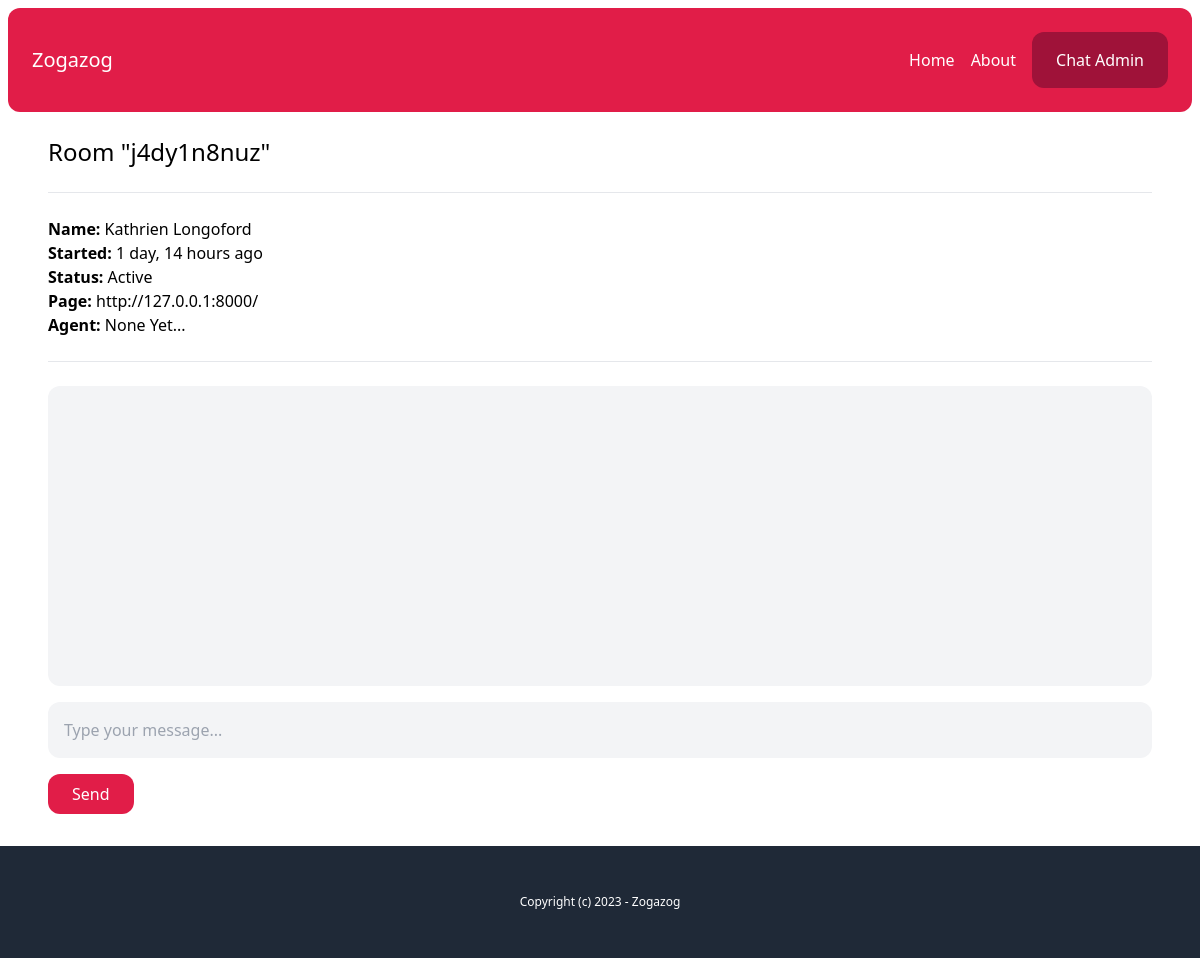
Before: /chat-room/j4dy1n8nuz/ (signed in) with the older database file.
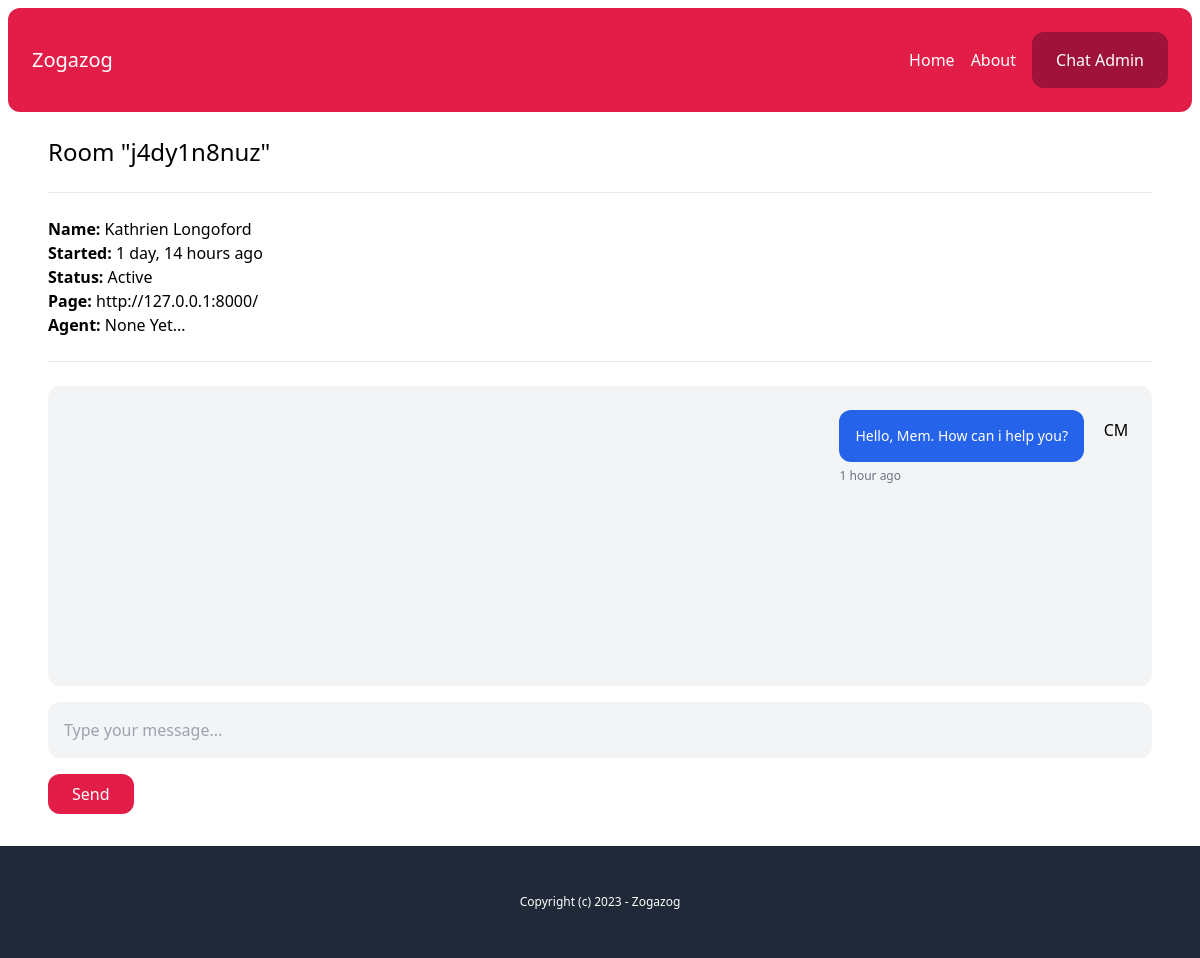
After: the same page with the newer database file.
### chat/models.py (models this page shows, shortened)
class Message(models.Model):
    body = models.TextField(_("Message"))
    send_by = models.CharField(_("Send By"), max_length=255)
    created_at = models.DateTimeField(_("Created At"), auto_now=False, auto_now_add=True)
    created_by = models.ForeignKey(User,blank=True,null=True, on_delete=models.SET_NULL)
    class Meta:
        ordering = ('created_at',)

### chat/views.py (the view)
# urls.py: path('chat-room/<str:uuid>/', views.room, name="chat-room"),
@login_required
def room(request,uuid):
    room = Room.objects.get(uuid=uuid)
    if room.status == Room.WAITING:
        room.status = Room.ACTIVE
        room.agent = request.user
        room.save()
    return render(request, 'chat/room.html', {'room': room})

### chat/templatetags/chatextras.py (called while the page is built)
@register.filter(name='initials')
def initials(value):
    initials = ''
    for name in value.split(" "):
        if name and len(initials) < 3:
            initials += name[0].upper()
    return initials

### chat/templates/chat/room.html (shortened to what this page needs)
{% extends "core/base.html" %}
{% load static chatextras  %}
{% block content %}
    <h1 class="text-2xl">Room "{{room.uuid}}"</h1>
    <hr class="my-6">
    <p class="mb-6">
        <b>Name: </b> {{room.client}} <br>
        <b>Started: </b> {{room.created_at|timesince}} ago <br>
        <b>Status: </b> {{room.get_status_display}} <br>
        <b>Page: </b> {{room.url}} <br>
        <b>Agent: </b> {% firstof room.created_by.name 'None Yet...'  %} <br>
    </p>
    <hr class="mb-6">
    <div id="chat_log" class="mb-4 p-4 bg-gray-100 rounded-xl overflow-scroll flex flex-col flex-grow h-[300px]">
        {% for message in room.messages.all %}
            <div class="flex w-full max-w-md mt-2 space-x-3 {% if message.created_by %}ml-auto justify-end {% endif %}">
                <div class="">
                    <div class="p-4 rounded-xl {% if message.created_by %}bg-blue-600 text-white {% else %}bg-gray-300{% endif %}">
                        <p class="text-sm">{{ message.body }}</p>
                    </div>
                    <span class="text-xs text-gray-500 leading-none">{{ message.created_at|timesince}} ago</span>
                </div>
                {% if message.created_by %}
                    <div class="flex-shrink-0 h-10 w-10 rounded-full bg-gray-200 text-center pt-2">
                        {{ message.send_by|initials }}
                    </div>
                {% endif %}
            </div>
        {% endfor %}
    </div>
    {% if room.status == 'active' %}
        <input type="text" name="body" id="chat_message_input" class="w-full mb-4 p-4 bg-gray-100 rounded-xl" placeholder="Type your message...">
        <button id="chat_message_submit" class="py-2 px-6 bg-rose-600 text-white rounded-xl">Send</button>
    {% endif %}
{% endblock content %}

Changed rows visible on the page:
added Message: body "Hello, Mem. How can i help you?", created_at "1 hour", send_by|initials "CM"
